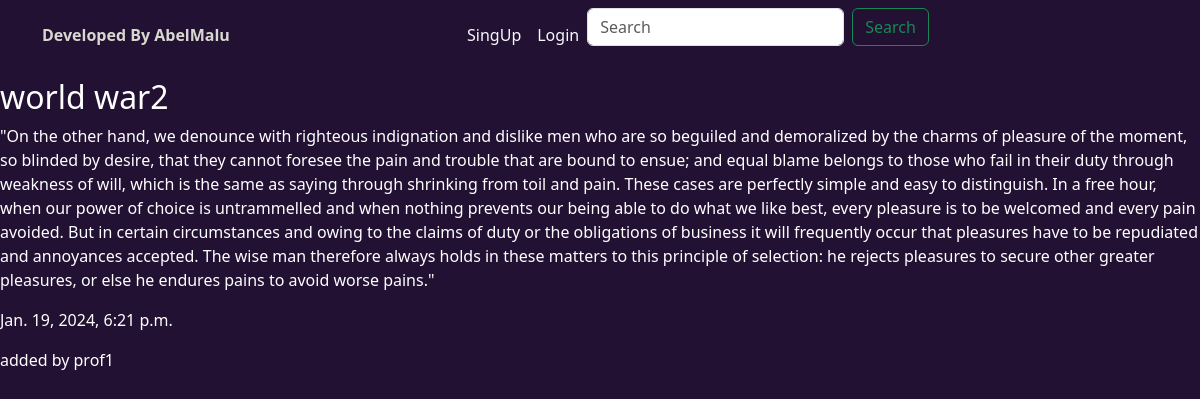
Page /articles/world-war2/ on the committed database.
### core/models.py (models this page shows, shortened)
class Article(models.Model):
    title = models.CharField(max_length=255)
    slug = models.SlugField()
    body = models.TextField()
    date = models.DateTimeField(auto_now_add=True)
    thumb = models.ImageField(default='default.png',blank=True)
    author =models.ForeignKey(User, default=None, on_delete=models.CASCADE)
    person = models.ForeignKey(Profile, on_delete=models.CASCADE, null=True)
    category = models.ForeignKey(Category,on_delete=models.CASCADE, null= True)

### core/views.py (the view)
# urls.py: path('articles/<slug:slug>/',views.article_detail, name='detail'),
def article_detail(request,slug):
    article = Article.objects.get(slug=slug)
    return render(request,'article_detail.html', {'article':article})

### templates/article_detail.html (shortened to what this page needs)
{% extends 'base_layout.html' %}
{% block content%}
<div class="article-detail">
    <div class="article">
        <h2>{{article.title}}</h2>
        <p>{{article.body}}</p>
        <p>{{article.date}}</p>
        <p class="author ">added by {{article.author}}</p>
    </div>
</div>
{% endblock %}

### rows in the picture
Article: title "world war2", body "\"On the other hand, we denounce with righteous indignation and dislike men who are so beguiled and demoralized by the charms of pleasure of the moment, so blinded by desire, that they cannot foresee the pain and trouble that are bound to ensue; and equal blame belongs to those who fail in their duty through weakness of will, which is the same as saying through shrinking from toil and pain. These cases are perfectly simple and easy to distinguish. In a free hour, when our power of choice is untrammelled and when nothing prevents our being able to do what we like best, every pleasure is to be welcomed and every pain avoided. But in certain circumstances and owing to the claims of duty or the…", date "Jan. 19, 2024, 6:21 p.m.", author "prof1"
